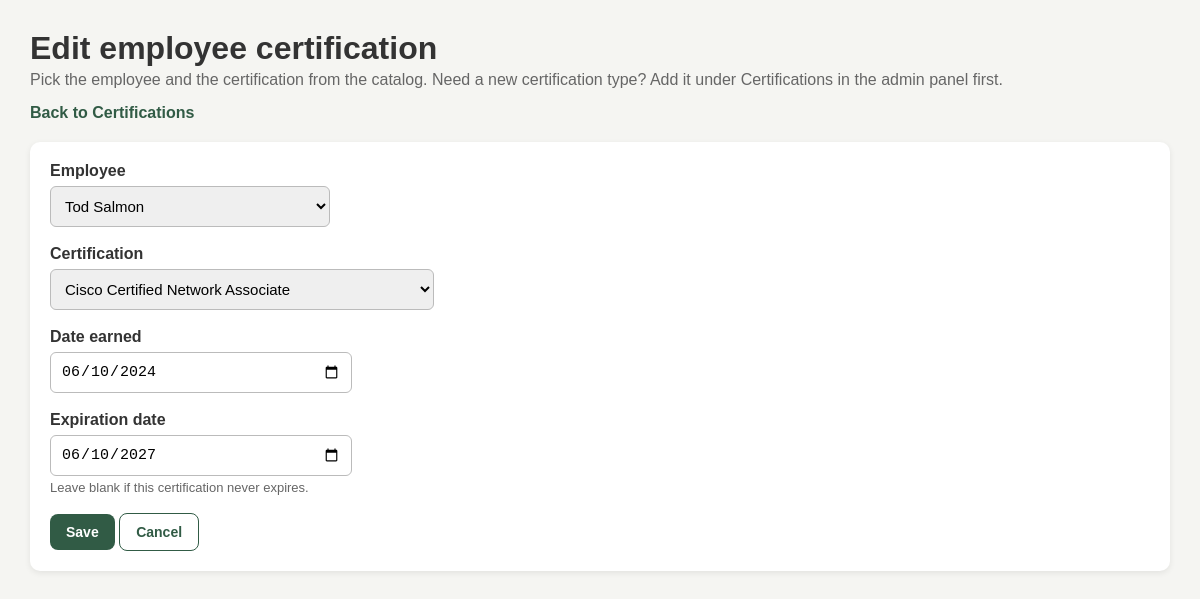
/administrator/certifications/2/edit/ (signed in), run on the app's committed database.
### core/models.py (models this page shows, shortened)
class EmployeeCertification(models.Model):
    employee = models.ForeignKey(Employee, on_delete=models.CASCADE, related_name="certifications")
    certification = models.ForeignKey(Certification, on_delete=models.CASCADE, related_name="employee_certifications")
    date_earned = models.DateField()
    expiration_date = models.DateField(null=True, blank=True)
    EXPIRING_SOON_DAYS = 90
    class Meta:
        unique_together = ("employee", "certification")

### core/cert_views.py (the view)
# urls.py: path('administrator/certifications/<int:pk>/edit/', cert_views.admin_certification_edit, name='admin_certification_edit'),
@role_required("admin")
def admin_certification_edit(request, pk):
    record = get_object_or_404(EmployeeCertification, pk=pk)
    form = EmployeeCertificationForm(request.POST or None, instance=record)
    if request.method == "POST" and form.is_valid():
        form.save()
        messages.success(request, f"Updated {record.certification} for {record.employee}.")
        return redirect("admin_certifications")
    return render(request, "core/admin_certification_form.html", {"form": form, "mode": "Edit"})

### core/forms.py (shortened to what this page needs)
class EmployeeCertificationForm(forms.ModelForm):
    class Meta:
        model = EmployeeCertification
        fields = ["employee", "certification", "date_earned", "expiration_date"]
        widgets = {
            "date_earned": forms.DateInput(attrs={"type": "date"}, format="%Y-%m-%d"),
            "expiration_date": forms.DateInput(attrs={"type": "date"}, format="%Y-%m-%d"),
        }
        help_texts = {
            "expiration_date": "Leave blank if this certification never expires.",
        }
    def __init__(self, *args, **kwargs):
        super().__init__(*args, **kwargs)
        self.fields["employee"].queryset = Employee.objects.filter(status="active").order_by("name")
        self.fields["certification"].queryset = self.fields["certification"].queryset.order_by("name")

### core/access.py (called while the page is built, shortened)
def get_role(user):
    if not user.is_authenticated:
        return None
    profile = getattr(user, "employee_profile", None)
    return profile.role if profile else None

def role_required(*roles):
    def decorator(view):
        @wraps(view)
        def wrapper(request, *args, **kwargs):
            role = get_role(request.user)
            if role in roles:
                return view(request, *args, **kwargs)
        return wrapper
    return decorator

### core/models.py (called while the page is built)
    def __str__(self):
        return self.name

    def __str__(self):
        return self.name

### core/templates/core/admin_certification_form.html (shortened to what this page needs)
{% extends "core/cert_base.html" %}
{% block content %}
<div class="header">
    <div>
        <h1>{{ mode }} employee certification</h1>
        <p>Pick the employee and the certification from the catalog. Need a new certification type? Add it under Certifications in the admin panel first.</p>
    </div>
    <a class="back-link" href="{% url 'admin_certifications' %}">Back to Certifications</a>
</div>
<div class="panel">
    <form method="post">
        {% for field in form %}
        <div class="form-row">
            <label for="{{ field.id_for_label }}">{{ field.label }}</label>
            {{ field }}
            {% if field.help_text %}<div class="help">{{ field.help_text }}</div>{% endif %}
        </div>
        {% endfor %}
        <button class="btn" type="submit">Save</button>
        <a class="btn secondary" href="{% url 'admin_certifications' %}">Cancel</a>
    </form>
</div>
{% endblock %}

### core/templates/core/cert_base.html (style rules this page uses)
body { font-family: Arial, sans-serif; background: #f5f5f2; margin: 0; padding: 30px; color: #333; }
.header { display: flex; justify-content: space-between; align-items: center; gap: 15px; margin-bottom: 20px; flex-wrap: wrap; }
.header h1 { margin: 0 0 4px; }
.header p { margin: 0; color: #666; }
.back-link { color: #315b45; text-decoration: none; font-weight: bold; }
.btn { display: inline-block; background: #315b45; color: white; border: 0; padding: 10px 16px; border-radius: 8px; font-size: 14px; font-weight: bold; text-decoration: none; cursor: pointer; }
.btn.secondary { background: white; color: #315b45; border: 1px solid #315b45; }
.panel { background: white; padding: 20px; border-radius: 10px; box-shadow: 0 2px 6px rgba(0,0,0,0.08); }
.form-row { margin-bottom: 18px; }
.form-row label { display: block; font-weight: bold; margin-bottom: 6px; }
.form-row input, .form-row select { padding: 10px; border: 1px solid #bbb; border-radius: 6px; font-size: 15px; min-width: 280px; }
.help { color: #666; font-size: 13px; margin-top: 4px; }

### data on the page
EmployeeCertification: form "Tod Salmon" "Cisco Certified Network Associate" "06/10/2024" "06/10/2027"

### other printed values
{{ mode }} "Edit"
{{ field.label }} "Employee" "Certification" "Date earned" "Expiration date"
{{ field.help_text }} "Leave blank if this certification never expires."
